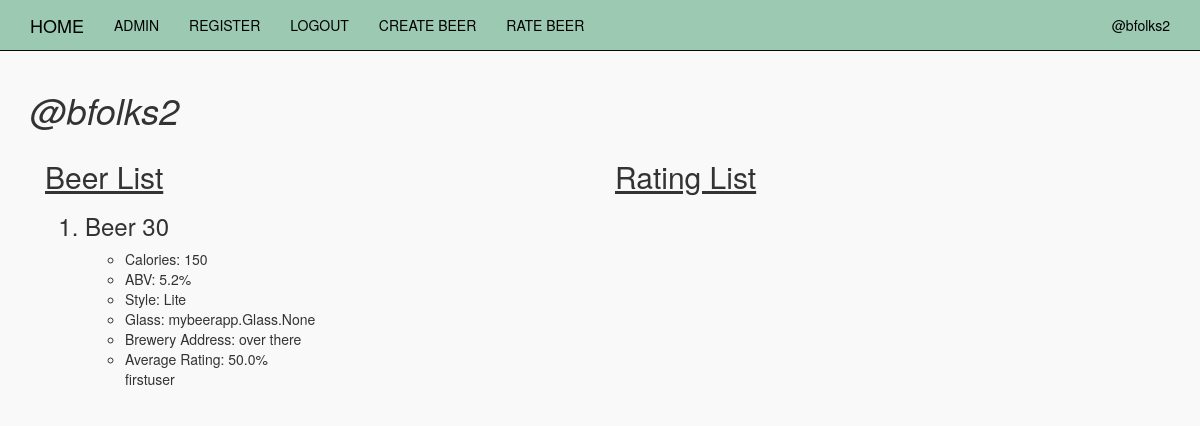
The app's page /mybeerapp/by/bfolks2/ (signed in), older data.
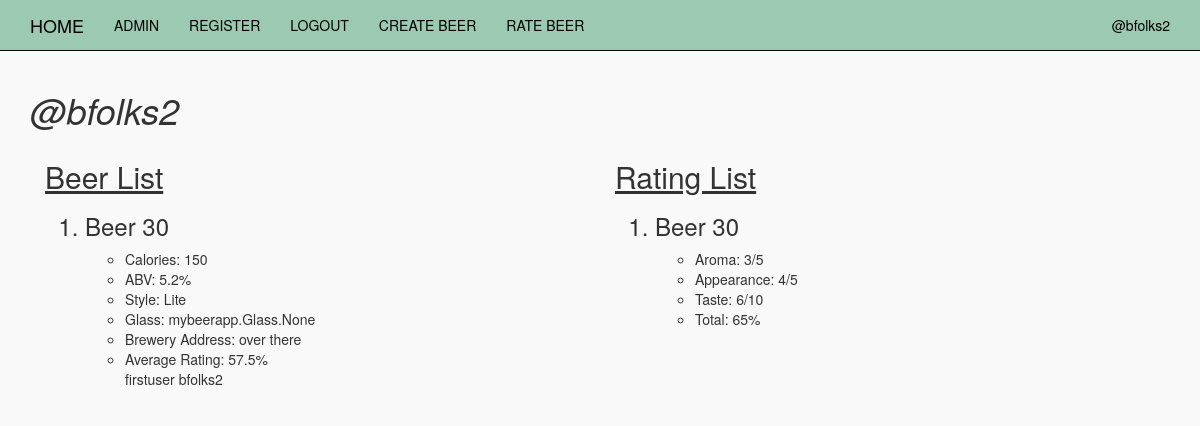
The same page, newer data.
### mybeerapp/models.py (models this page shows, shortened)
class Beer(models.Model):
    user=models.ForeignKey(User, related_name='beers', default=1)
    name=models.CharField(max_length=256)
    slug=models.SlugField(unique=True, allow_unicode=True, default='')
    calories=models.PositiveIntegerField()
    abv=models.DecimalField(max_digits=3, decimal_places=1)
    style=models.CharField(default="It's a beer", max_length=256)
    location=models.CharField(max_length=256)
    glass=models.ManyToManyField(Glass)
    def _get_total_average(self):
        count=self.ratings.count()
        total=0
        for rating in self.ratings.all():
            total=total+rating.average
        if count==0:
            count=1
        return (total/count)
    total_average = property(_get_total_average)

class Rating(models.Model):
    five_choices=(
        (1,'1/5'),
        (2,'2/5'),
        (3,'3/5'),
        (4,'4/5'),
        (5,'5/5'),
    )
    ten_choices=(
        (1,'1/10'),
        (2,'2/10'),
        (3,'3/10'),
        (4,'4/10'),
        (5,'5/10'),
        (6,'6/10'),
        (7,'7/10'),
        (8,'8/10'),
        (9,'9/10'),
        (10,'10/10'),
    )
    user=models.ForeignKey(User, related_name='user_ratings', default=1)
    aroma=models.PositiveIntegerField(choices=five_choices)
    appearance=models.PositiveIntegerField(choices=five_choices)
    taste=models.PositiveIntegerField(choices=ten_choices) #taste is weighted
    beer=models.ForeignKey(Beer, related_name='ratings')
    def _get_average(self):
        return round(((self.aroma + self.appearance + self.taste)/20)*100)
    average = property(_get_average)

### mybeerapp/views.py (the view)
# urls.py: url(r'^by/(?P<username>[-\w]+)/$', views.user_beerlist, name='user_beerlist'),
@login_required
def user_beerlist(request,username):
    try:
        beer_user = request.user
    except User.DoesNotExist:
        raise Http404
    else:
        user_beers = beer_user.beers.all()
        user_ratings = beer_user.user_ratings.all()
    return render(request, 'mybeerapp/user_beerlist.html', {'beer_user':beer_user, 'user_beers':user_beers, 'user_ratings':user_ratings})

### mybeerapp/templates/mybeerapp/user_beerlist.html
{% extends 'base.html' %}
{% block content %}
  <div class="beer_css">
    <h1><em>@{{beer_user}}</em></h1>
    <div class="col-xs-6">
      <h2><u>Beer List</u></h2>
      <ol>
        {% for beer in user_beers %}
          <h3><li>{{beer.name}}</li></h3>
          <ul>
            <li>Calories: {{beer.calories}}</li>
            <li>ABV: {{beer.abv}}%</li>
            <li>Style: {{beer.style}}</li>
            <li>Glass: {{beer.glass}}</li>
            <li>Brewery Address: {{beer.location}}</li>
            {% if beer.ratings.count %}
              <li>Average Rating: {{beer.total_average}}%</li>
              {% for rating in beer.ratings.all %}
                {{rating.user}}
              {% endfor %}
            {% endif %}
          </ul>
        {% endfor %}
      </ol>
    </div>
    <div class="col-xs-6">
      <h2><u>Rating List</u></h2>
      <ol>
        {% for rating in user_ratings %}
          <h3><li>{{rating.beer.name}}</li></h3>
          <ul>
            <li>Aroma: {{rating.aroma}}/5</li>
            <li>Appearance: {{rating.appearance}}/5</li>
            <li>Taste: {{rating.taste}}/10</li>
            <li>Total: {{rating.average}}%</li>
          </ul>
        {% endfor %}
      </ol>
    </div>
  </div>
{% endblock %}

Row changes from the older to the newer data that the page shows:
computed for Beer "Beer 30": total_average "50.0" → "57.5"
added Rating: user "bfolks2", beer.name "Beer 30", aroma "3", appearance "4", taste "6", average "65"
